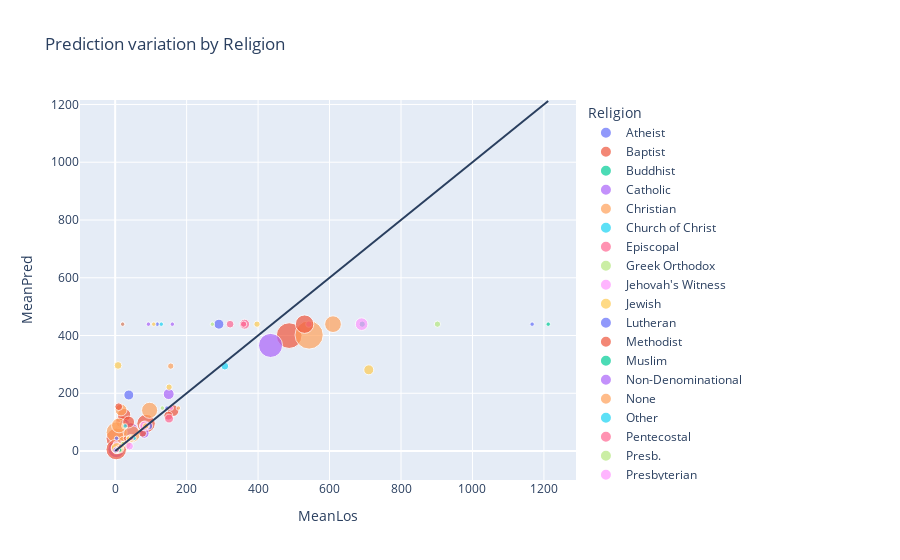

The cell this chart's notebook holds for it:
### Code cell
show_pred_by_catg('Religion')

### Figure 1 — Plotly figure (JSON) as saved in the notebook; plotly's stock layout.template omitted (floating-point values rounded to 4 significant figures)
{"data": [{"customdata": [[1, "Atheist"]], "hovertemplate": "Religion=%{customdata[1]}<br>MeanLos=%{x}<br>MeanPred=%{y}<br>Patients=%{customdata[0]}<extra></extra>", "legendgroup": "Atheist", "marker": {"color": "#636efa", "size": [1], "sizemode": "area", "sizeref": 0.1, "symbol": "circle"}, "mode": "markers", "name": "Atheist", "orientation": "v", "showlegend": true, "type": "scatter", "x": [118], "xaxis": "x", "y": [439.3], "yaxis": "y"}, {"customdata": [[22, "Baptist"], [9, "Baptist"], [7, "Baptist"], [9, "Baptist"], [13, "Baptist"], [17, "Baptist"], [7, "Baptist"], [33, "Baptist"]], "hovertemplate": "Religion=%{customdata[1]}<br>MeanLos=%{x}<br>MeanPred=%{y}<br>Patients=%{customdata[0]}<extra></extra>", "legendgroup": "Baptist", "marker": {"color": "#EF553B", "size": [22, 9, 7, 9, 13, 17, 7, 33], "sizemode": "area", "sizeref": 0.1, "symbol": "circle"}, "mode": "markers", "name": "Baptist", "orientation": "v", "showlegend": true, "type": "scatter", "x": [3.818, 10.89, 18, 25, 42.15, 86.53, 161.9, 487], "xaxis": "x", "y": [43.01, 24.33, 101.4, 124.4, 71.82, 95.17, 139.9, 399.7], "yaxis": "y"}, {"customdata": [[1, "Buddhist"]], "hovertemplate": "Religion=%{customdata[1]}<br>MeanLos=%{x}<br>MeanPred=%{y}<br>Patients=%{customdata[0]}<extra></extra>", "legendgroup": "Buddhist", "marker": {"color": "#00cc96", "size": [1], "sizemode": "area", "sizeref": 0.1, "symbol": "circle"}, "mode": "markers", "name": "Buddhist", "orientation": "v", "showlegend": true, "type": "scatter", "x": [1212], "xaxis": "x", "y": [439.3], "yaxis": "y"}, {"customdata": [[14, "Catholic"], [5, "Catholic"], [6, "Catholic"], [6, "Catholic"], [13, "Catholic"], [5, "Catholic"], [6, "Catholic"], [29, "Catholic"]], "hovertemplate": "Religion=%{customdata[1]}<br>MeanLos=%{x}<br>MeanPred=%{y}<br>Patients=%{customdata[0]}<extra></extra>", "legendgroup": "Catholic", "marker": {"color": "#ab63fa", "size": [14, 5, 6, 6, 13, 5, 6, 29], "sizemode": "area", "sizeref": 0.1, "symbol": "circle"}, "mode": "markers", "name": "Catholic", "orientation": "v", "showlegend": true, "type": "scatter", "x": [2.929, 12, 18, 26.83, 42.46, 81, 149.8, 434.9], "xaxis": "x", "y": [6.013, 17.25, 17.78, 90.97, 69.87, 61.53, 197.2, 365.6], "yaxis": "y"}, {"customdata": [[22, "Christian"], [11, "Christian"], [7, "Christian"], [10, "Christian"], [14, "Christian"], [13, "Christian"], [1, "Christian"], [40, "Christian"]], "hovertemplate": "Religion=%{customdata[1]}<br>MeanLos=%{x}<br>MeanPred=%{y}<br>Patients=%{customdata[0]}<extra></extra>", "legendgroup": "Christian", "marker": {"color": "#FFA15A", "size": [22, 11, 7, 10, 14, 13, 1, 40], "sizemode": "area", "sizeref": 0.1, "symbol": "circle"}, "mode": "markers", "name": "Christian", "orientation": "v", "showlegend": true, "type": "scatter", "x": [4.136, 10.73, 16.57, 25.5, 46.71, 96.38, 177, 542.8], "xaxis": "x", "y": [64.67, 88.52, 142.0, 27.32, 58.75, 141.0, 148.8, 401.9], "yaxis": "y"}, {"customdata": [[1, "Church of Christ"]], "hovertemplate": "Religion=%{customdata[1]}<br>MeanLos=%{x}<br>MeanPred=%{y}<br>Patients=%{customdata[0]}<extra></extra>", "legendgroup": "Church of Christ", "marker": {"color": "#19d3f3", "size": [1], "sizemode": "area", "sizeref": 0.1, "symbol": "circle"}, "mode": "markers", "name": "Church of Christ", "orientation": "v", "showlegend": true, "type": "scatter", "x": [21], "xaxis": "x", "y": [17.78], "yaxis": "y"}, {"customdata": [[2, "Episcopal"], [1, "Episcopal"], [5, "Episcopal"]], "hovertemplate": "Religion=%{customdata[1]}<br>MeanLos=%{x}<br>MeanPred=%{y}<br>Patients=%{customdata[0]}<extra></extra>", "legendgroup": "Episcopal", "marker": {"color": "#FF6692", "size": [2, 1, 5], "sizemode": "area", "sizeref": 0.1, "symbol": "circle"}, "mode": "markers", "name": "Episcopal", "orientation": "v", "showlegend": true, "type": "scatter", "x": [4, 28, 362.2], "xaxis": "x", "y": [3.387, 86.76, 439.3], "yaxis": "y"}, {"customdata": [[2, "Greek Orthodox"]], "hovertemplate": "Religion=%{customdata[1]}<br>MeanLos=%{x}<br>MeanPred=%{y}<br>Patients=%{customdata[0]}<extra></extra>", "legendgroup": "Greek Orthodox", "marker": {"color": "#B6E880", "size": [2], "sizemode": "area", "sizeref": 0.1, "symbol": "circle"}, "mode": "markers", "name": "Greek Orthodox", "orientation": "v", "showlegend": true, "type": "scatter", "x": [3], "xaxis": "x", "y": [27.28], "yaxis": "y"}, {"customdata": [[2, "Jehovah's Witness"]], "hovertemplate": "Religion=%{customdata[1]}<br>MeanLos=%{x}<br>MeanPred=%{y}<br>Patients=%{customdata[0]}<extra></extra>", "legendgroup": "Jehovah's Witness", "marker": {"color": "#FF97FF", "size": [2], "sizemode": "area", "sizeref": 0.1, "symbol": "circle"}, "mode": "markers", "name": "Jehovah's Witness", "orientation": "v", "showlegend": true, "type": "scatter", "x": [542], "xaxis": "x", "y": [439.3], "yaxis": "y"}, {"customdata": [[4, "Jewish"], [3, "Jewish"], [3, "Jewish"], [2, "Jewish"], [3, "Jewish"], [1, "Jewish"], [2, "Jewish"]], "hovertemplate": "Religion=%{customdata[1]}<br>MeanLos=%{x}<br>MeanPred=%{y}<br>Patients=%{customdata[0]}<extra></extra>", "legendgroup": "Jewish", "marker": {"color": "#FECB52", "size": [4, 3, 3, 2, 3, 1, 2], "sizemode": "area", "sizeref": 0.1, "symbol": "circle"}, "mode": "markers", "name": "Jewish", "orientation": "v", "showlegend": true, "type": "scatter", "x": [3, 8, 19, 27, 45, 108, 397], "xaxis": "x", "y": [3.387, 296.4, 17.78, 86.76, 43.99, 439.3, 439.3], "yaxis": "y"}, {"customdata": [[2, "Lutheran"], [2, "Lutheran"], [1, "Lutheran"], [5, "Lutheran"], [3, "Lutheran"], [1, "Lutheran"], [5, "Lutheran"]], "hovertemplate": "Religion=%{customdata[1]}<br>MeanLos=%{x}<br>MeanPred=%{y}<br>Patients=%{customdata[0]}<extra></extra>", "legendgroup": "Lutheran", "marker": {"color": "#636efa", "size": [2, 2, 1, 5, 3, 1, 5], "sizemode": "area", "sizeref": 0.1, "symbol": "circle"}, "mode": "markers", "name": "Lutheran", "orientation": "v", "showlegend": true, "type": "scatter", "x": [1.5, 10, 21, 38.2, 94.33, 145, 290.4], "xaxis": "x", "y": [3.387, 10.57, 439.3, 194.0, 86.76, 148.8, 439.3], "yaxis": "y"}, {"customdata": [[21, "Methodist"], [3, "Methodist"], [4, "Methodist"], [1, "Methodist"], [7, "Methodist"], [3, "Methodist"], [4, "Methodist"], [17, "Methodist"]], "hovertemplate": "Religion=%{customdata[1]}<br>MeanLos=%{x}<br>MeanPred=%{y}<br>Patients=%{customdata[0]}<extra></extra>", "legendgroup": "Methodist", "marker": {"color": "#EF553B", "size": [21, 3, 4, 1, 7, 3, 4, 17], "sizemode": "area", "sizeref": 0.1, "symbol": "circle"}, "mode": "markers", "name": "Methodist", "orientation": "v", "showlegend": true, "type": "scatter", "x": [3.048, 10, 17.75, 29, 37.71, 77, 148.8, 530.2], "xaxis": "x", "y": [5.138, 153.5, 17.78, 43.99, 100.5, 61.36, 122.6, 439.3], "yaxis": "y"}, {"customdata": [[1, "Muslim"], [2, "Muslim"]], "hovertemplate": "Religion=%{customdata[1]}<br>MeanLos=%{x}<br>MeanPred=%{y}<br>Patients=%{customdata[0]}<extra></extra>", "legendgroup": "Muslim", "marker": {"color": "#00cc96", "size": [1, 2], "sizemode": "area", "sizeref": 0.1, "symbol": "circle"}, "mode": "markers", "name": "Muslim", "orientation": "v", "showlegend": true, "type": "scatter", "x": [9, 691.5], "xaxis": "x", "y": [10.57, 439.3], "yaxis": "y"}, {"customdata": [[1, "Non-Denominational"], [1, "Non-Denominational"]], "hovertemplate": "Religion=%{customdata[1]}<br>MeanLos=%{x}<br>MeanPred=%{y}<br>Patients=%{customdata[0]}<extra></extra>", "legendgroup": "Non-Denominational", "marker": {"color": "#ab63fa", "size": [1, 1], "sizemode": "area", "sizeref": 0.1, "symbol": "circle"}, "mode": "markers", "name": "Non-Denominational", "orientation": "v", "showlegend": true, "type": "scatter", "x": [93, 160], "xaxis": "x", "y": [439.3, 439.3], "yaxis": "y"}, {"customdata": [[6, "None"], [3, "None"], [2, "None"], [1, "None"], [2, "None"], [4, "None"], [2, "None"], [14, "None"]], "hovertemplate": "Religion=%{customdata[1]}<br>MeanLos=%{x}<br>MeanPred=%{y}<br>Patients=%{customdata[0]}<extra></extra>", "legendgroup": "None", "marker": {"color": "#FFA15A", "size": [6, 3, 2, 1, 2, 4, 2, 14], "sizemode": "area", "sizeref": 0.1, "symbol": "circle"}, "mode": "markers", "name": "None", "orientation": "v", "showlegend": true, "type": "scatter", "x": [4, 11.33, 17, 23, 39.5, 80, 155.5, 609.7], "xaxis": "x", "y": [10.15, 10.57, 17.78, 25.79, 43.99, 86.76, 294.0, 439.3], "yaxis": "y"}, {"customdata": [[2, "Other"], [1, "Other"], [1, "Other"], [3, "Other"]], "hovertemplate": "Religion=%{customdata[1]}<br>MeanLos=%{x}<br>MeanPred=%{y}<br>Patients=%{customdata[0]}<extra></extra>", "legendgroup": "Other", "marker": {"color": "#19d3f3", "size": [2, 1, 1, 3], "sizemode": "area", "sizeref": 0.1, "symbol": "circle"}, "mode": "markers", "name": "Other", "orientation": "v", "showlegend": true, "type": "scatter", "x": [9.5, 28, 129, 307], "xaxis": "x", "y": [10.57, 86.76, 439.3, 294.0], "yaxis": "y"}, {"customdata": [[1, "Pentecostal"], [2, "Pentecostal"]], "hovertemplate": "Religion=%{customdata[1]}<br>MeanLos=%{x}<br>MeanPred=%{y}<br>Patients=%{customdata[0]}<extra></extra>", "legendgroup": "Pentecostal", "marker": {"color": "#FF6692", "size": [1, 2], "sizemode": "area", "sizeref": 0.1, "symbol": "circle"}, "mode": "markers", "name": "Pentecostal", "orientation": "v", "showlegend": true, "type": "scatter", "x": [76, 359.5], "xaxis": "x", "y": [86.76, 439.3], "yaxis": "y"}, {"customdata": [[2, "Presb."], [2, "Presb."]], "hovertemplate": "Religion=%{customdata[1]}<br>MeanLos=%{x}<br>MeanPred=%{y}<br>Patients=%{customdata[0]}<extra></extra>", "legendgroup": "Presb.", "marker": {"color": "#B6E880", "size": [2, 2], "sizemode": "area", "sizeref": 0.1, "symbol": "circle"}, "mode": "markers", "name": "Presb.", "orientation": "v", "showlegend": true, "type": "scatter", "x": [4, 902], "xaxis": "x", "y": [3.387, 439.3], "yaxis": "y"}, {"customdata": [[2, "Presbyterian"], [3, "Presbyterian"], [5, "Presbyterian"], [1, "Presbyterian"], [8, "Presbyterian"]], "hovertemplate": "Religion=%{customdata[1]}<br>MeanLos=%{x}<br>MeanPred=%{y}<br>Patients=%{customdata[0]}<extra></extra>", "legendgroup": "Presbyterian", "marker": {"color": "#FF97FF", "size": [2, 3, 5, 1, 8], "sizemode": "area", "sizeref": 0.1, "symbol": "circle"}, "mode": "markers", "name": "Presbyterian", "orientation": "v", "showlegend": true, "type": "scatter", "x": [3, 40.33, 82.6, 157, 689.9], "xaxis": "x", "y": [23.69, 16.92, 86.76, 148.8, 439.3], "yaxis": "y"}, {"customdata": [[6, "Protestant"], [3, "Protestant"], [1, "Protestant"], [1, "Protestant"], [2, "Protestant"], [2, "Protestant"], [5, "Protestant"]], "hovertemplate": "Religion=%{customdata[1]}<br>MeanLos=%{x}<br>MeanPred=%{y}<br>Patients=%{customdata[0]}<extra></extra>", "legendgroup": "Protestant", "marker": {"color": "#FECB52", "size": [6, 3, 1, 1, 2, 2, 5], "sizemode": "area", "sizeref": 0.1, "symbol": "circle"}, "mode": "markers", "name": "Protestant", "orientation": "v", "showlegend": true, "type": "scatter", "x": [4.833, 12.67, 20, 37, 85.5, 151, 709.8], "xaxis": "x", "y": [10.15, 5.782, 17.78, 43.99, 86.76, 221.3, 281.2], "yaxis": "y"}, {"customdata": [[1, "Protestant Baptist"], [1, "Protestant Baptist"]], "hovertemplate": "Religion=%{customdata[1]}<br>MeanLos=%{x}<br>MeanPred=%{y}<br>Patients=%{customdata[0]}<extra></extra>", "legendgroup": "Protestant Baptist", "marker": {"color": "#636efa", "size": [1, 1], "sizemode": "area", "sizeref": 0.1, "symbol": "circle"}, "mode": "markers", "name": "Protestant Baptist", "orientation": "v", "showlegend": true, "type": "scatter", "x": [4, 1167], "xaxis": "x", "y": [43.99, 439.3], "yaxis": "y"}, {"customdata": [[1, "Roman Catholic"], [1, "Roman Catholic"], [1, "Roman Catholic"]], "hovertemplate": "Religion=%{customdata[1]}<br>MeanLos=%{x}<br>MeanPred=%{y}<br>Patients=%{customdata[0]}<extra></extra>", "legendgroup": "Roman Catholic", "marker": {"color": "#EF553B", "size": [1, 1, 1], "sizemode": "area", "sizeref": 0.1, "symbol": "circle"}, "mode": "markers", "name": "Roman Catholic", "orientation": "v", "showlegend": true, "type": "scatter", "x": [3, 9, 16], "xaxis": "x", "y": [3.387, 10.57, 17.78], "yaxis": "y"}, {"customdata": [[1, "Seventh Day Adventist"], [1, "Seventh Day Adventist"]], "hovertemplate": "Religion=%{customdata[1]}<br>MeanLos=%{x}<br>MeanPred=%{y}<br>Patients=%{customdata[0]}<extra></extra>", "legendgroup": "Seventh Day Adventist", "marker": {"color": "#00cc96", "size": [1, 1], "sizemode": "area", "sizeref": 0.1, "symbol": "circle"}, "mode": "markers", "name": "Seventh Day Adventist", "orientation": "v", "showlegend": true, "type": "scatter", "x": [7, 13], "xaxis": "x", "y": [3.387, 3.387], "yaxis": "y"}, {"customdata": [[2, "The Church of Jesus Christ of Latter-day Saints"]], "hovertemplate": "Religion=%{customdata[1]}<br>MeanLos=%{x}<br>MeanPred=%{y}<br>Patients=%{customdata[0]}<extra></extra>", "legendgroup": "The Church of Jesus Christ of Latter-day Saints", "marker": {"color": "#ab63fa", "size": [2], "sizemode": "area", "sizeref": 0.1, "symbol": "circle"}, "mode": "markers", "name": "The Church of Jesus Christ of Latter-day Saints", "orientation": "v", "showlegend": true, "type": "scatter", "x": [2], "xaxis": "x", "y": [3.387], "yaxis": "y"}, {"customdata": [[1, "Unitarian Universalist"]], "hovertemplate": "Religion=%{customdata[1]}<br>MeanLos=%{x}<br>MeanPred=%{y}<br>Patients=%{customdata[0]}<extra></extra>", "legendgroup": "Unitarian Universalist", "marker": {"color": "#FFA15A", "size": [1], "sizemode": "area", "sizeref": 0.1, "symbol": "circle"}, "mode": "markers", "name": "Unitarian Universalist", "orientation": "v", "showlegend": true, "type": "scatter", "x": [21], "xaxis": "x", "y": [439.3], "yaxis": "y"}, {"customdata": [[1, "United Methodist"], [1, "United Methodist"]], "hovertemplate": "Religion=%{customdata[1]}<br>MeanLos=%{x}<br>MeanPred=%{y}<br>Patients=%{customdata[0]}<extra></extra>", "legendgroup": "United Methodist", "marker": {"color": "#19d3f3", "size": [1, 1], "sizemode": "area", "sizeref": 0.1, "symbol": "circle"}, "mode": "markers", "name": "United Methodist", "orientation": "v", "showlegend": true, "type": "scatter", "x": [5, 53], "xaxis": "x", "y": [3.387, 43.99], "yaxis": "y"}, {"customdata": [[1, "Unknown"], [1, "Unknown"], [4, "Unknown"], [3, "Unknown"]], "hovertemplate": "Religion=%{customdata[1]}<br>MeanLos=%{x}<br>MeanPred=%{y}<br>Patients=%{customdata[0]}<extra></extra>", "legendgroup": "Unknown", "marker": {"color": "#FF6692", "size": [1, 1, 4, 3], "sizemode": "area", "sizeref": 0.1, "symbol": "circle"}, "mode": "markers", "name": "Unknown", "orientation": "v", "showlegend": true, "type": "scatter", "x": [6, 45, 150.8, 321.7], "xaxis": "x", "y": [3.387, 43.99, 112.4, 439.3], "yaxis": "y"}, {"customdata": [[1, "none"], [1, "none"], [1, "none"]], "hovertemplate": "Religion=%{customdata[1]}<br>MeanLos=%{x}<br>MeanPred=%{y}<br>Patients=%{customdata[0]}<extra></extra>", "legendgroup": "none", "marker": {"color": "#B6E880", "size": [1, 1, 1], "sizemode": "area", "sizeref": 0.1, "symbol": "circle"}, "mode": "markers", "name": "none", "orientation": "v", "showlegend": true, "type": "scatter", "x": [22, 132, 272], "xaxis": "x", "y": [25.79, 148.8, 439.3], "yaxis": "y"}], "layout": {"legend": {"itemsizing": "constant", "title": {"text": "Religion"}, "tracegroupgap": 0}, "shapes": [{"type": "line", "x0": 0, "x1": 1212, "xref": "x", "y0": 0, "y1": 1212, "yref": "y"}], "title": {"text": "Prediction variation by Religion"}, "xaxis": {"anchor": "y", "domain": [0, 1], "title": {"text": "MeanLos"}}, "yaxis": {"anchor": "x", "domain": [0, 1], "title": {"text": "MeanPred"}}}}
